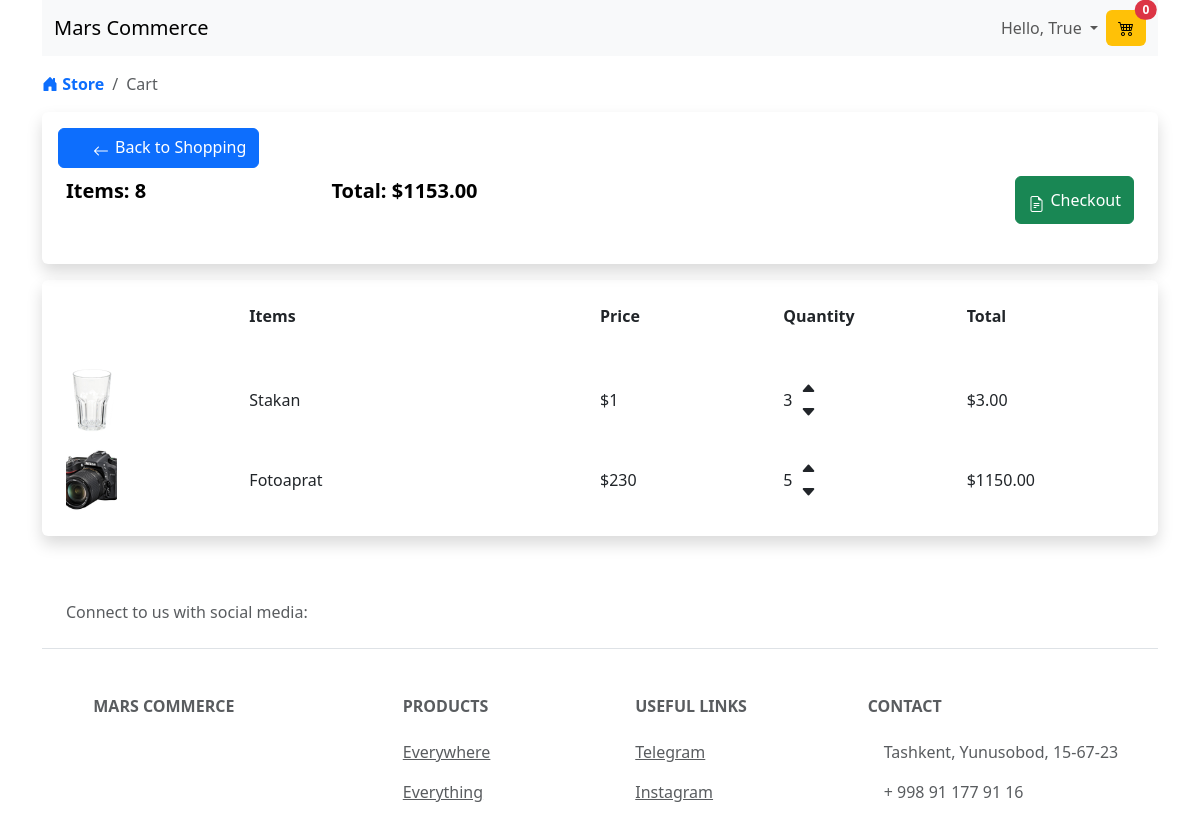
/cart/ (signed in), run on an earlier commit of the app's database.
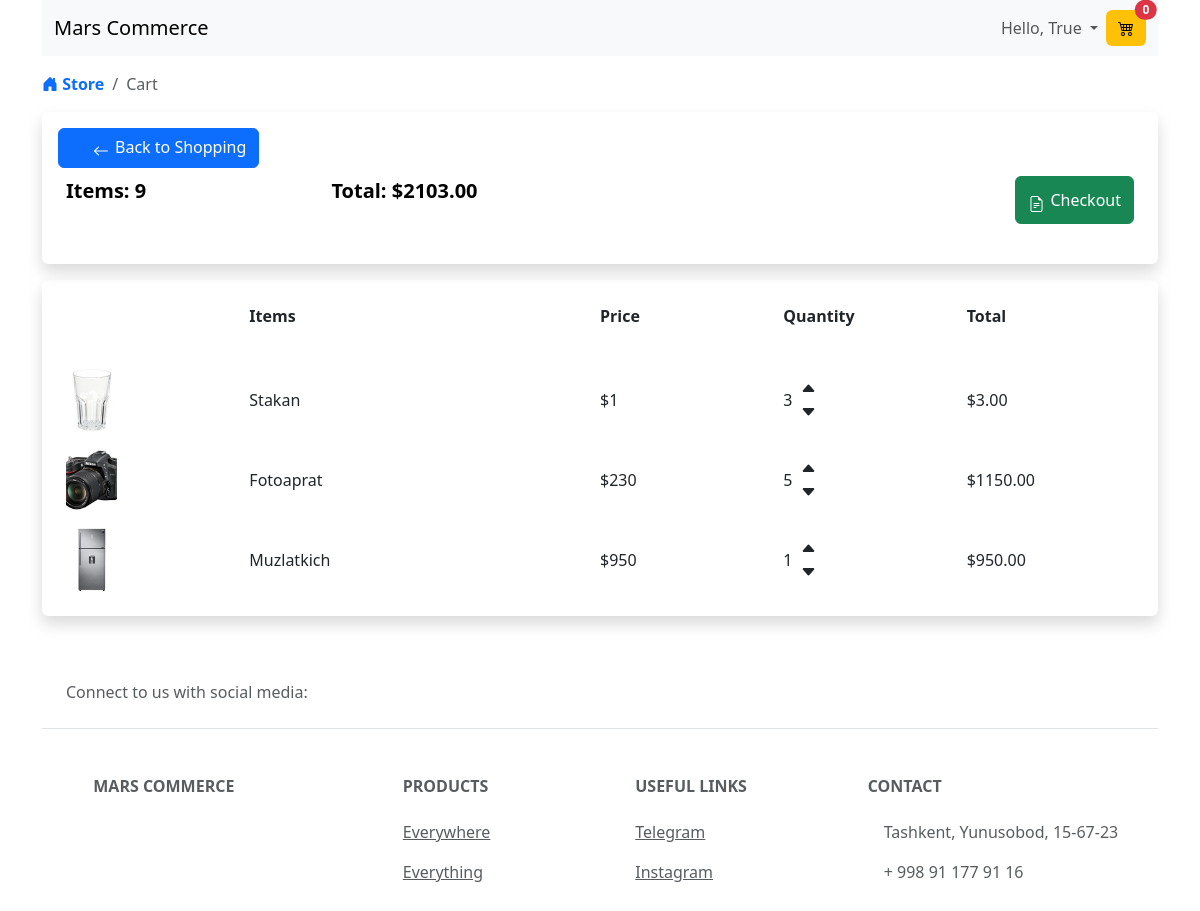
And on a later commit of the database.
### store/models.py (models this page shows, shortened)
class TimeStampedModel(models.Model):
    created_at = models.DateTimeField(auto_now_add=True)
    updated_at = models.DateTimeField(auto_now=True)
    class Meta:
        abstract = True

class Order(TimeStampedModel):
    customer = models.ForeignKey(Customer, on_delete=models.SET_NULL, blank=True, null=True)
    complete = models.BooleanField(default=False, null=True, blank=True)
    transaction_id = models.CharField(max_length=120, null=True, blank=True)
    @property
    def get_cart_total(self):
        order_items = self.orderitem_set.all()
        total = sum([item.get_items_total_price for item in order_items])
        return total
    @property
    def get_cart_items(self):
        order_items = self.orderitem_set.all()
        total = sum([item.quantity for item in order_items])
        return total

class OrderItem(TimeStampedModel):
    order = models.ForeignKey(Order, on_delete=models.SET_NULL, blank=True, null=True)
    product = models.ForeignKey(Product, on_delete=models.SET_NULL, blank=True, null=True)
    quantity = models.IntegerField(default=0, blank=True, null=True)
    @property
    def get_items_total_price(self):
        order_total = self.quantity * self.product.price
        return order_total

class Product(TimeStampedModel):
    category = models.ForeignKey(Category, on_delete=models.SET_NULL, blank=True, null=True)
    name = models.CharField(max_length=100, null=True)
    description = models.TextField(null=True, blank=True)
    docs = RichTextField(null=True, blank=True)
    image = models.ImageField(upload_to='product_img/', blank=True, null=True)
    price = models.DecimalField(decimal_places=2, max_digits=8)
    digital = models.BooleanField(default=False, null=True, blank=True)
    @property
    def image_url(self):
        try:
            url = self.image.url
        except:
            url = ''
        return url

### store/views.py (the view)
# urls.py: path('cart/', views.cart, name='cart'),
def cart(request):
    customer = request.user.customer
    order, created = Order.objects.get_or_create(customer=customer, complete=False)
    items = order.orderitem_set.all()
    cart_items = order.get_cart_items
    context = {'items': items, 'order': order, 'cartItems': cart_items}
    return render(request, 'store/cart.html', context)

### store/templates/store/cart.html (shortened to what this page needs)
{% extends 'base.html' %}
{% load static %}
{% block style %}
    <link rel="stylesheet" type="text/css" href="{% static 'store/css/cart.css' %}">
{% endblock %}
{% block breadcrumbs %}
    <li class="breadcrumb-item">
        <a class="link-body-emphasis fw-semibold text-decoration-none text-primary" href="{% url 'store:store' %}">
            <i class="bi bi-house-door-fill"></i>
            Store
        </a>
    </li>
    <li class="breadcrumb-item active" aria-current="page">
        Cart
    </li>
{% endblock %}
{% block content %}
    <div class="row mb-4">
        <div class="col-12 fs-5 sticky-top">
            <div class="shadow bg-white p-3 rounded">
                <button class="btn btn-primary">
                    <a class="icon-link icon-link-hover fs-6 text-decoration-none link-hover-white"
                       style="--bs-icon-link-transform: translate(-0.325rem, 0); --bs-link-hover-color-rgb: white; --bs-link-color-rgb: yellow;"
                       href="{% url 'store:store' %}">
                        <svg class="bi" aria-hidden="true">
                            <i class="bi bi-arrow-left"></i>
                        </svg>
                        Back to Shopping
                    </a>
                </button>
                <br>
                <table class="table">
                    <tr>
                        <th style="border: none;  text-align: start;">Items: {{ order.get_cart_items }}</th>
                        <th style="border: none; text-align: start;">Total: ${{ order.get_cart_total }}</th>
                        <th style="border: none">
                            <a class="btn btn-success float-end icon-link icon-link-hover d-flex align-items-center"
                               href="{% url 'store:checkout' %}"
                               style="--bs-icon-link-transform: translate3d(0, -.125rem, 0); height: 3rem;">
                                <i class="bi bi-file-earmark-text"></i>
                                Checkout
                            </a>
                        </th>
                    </tr>
                </table>
            </div>
        </div>
        <div class="col-12 my-3">
            <div class="shadow bg-white p-3 rounded">
                <div class="display-flex fs-6">
                    <div class="p-2 flex-1"></div>
                    <div class="p-2 flex-2 fw-bold">Items</div>
                    <div class="p-2 flex-1 fw-bold">Price</div>
                    <div class="p-2 flex-1 fw-bold">Quantity</div>
                    <div class="p-2 flex-1 fw-bold">Total</div>
                </div>
                <br>
                {% for item in items %}
                <div class="display-flex bg-hover align-items-center">
                    <div class="p-2 flex-1 image-zoom">
                        <img class="img-fluid img_card object-fit-cover rounded"
                             src="{{ item.product.image_url }}" alt="rasm">
                    </div>
                    <div class="p-2 flex-2">{{ item.product.name }}</div>
                    <div class="p-2 flex-1">${{ item.product.price|floatformat:0 }}</div>
                    <div class="d-flex align-items-center p-2 flex-1">
                        <span>{{ item.quantity }}</span>
                        <span>
                        <div class="p-2">
                            <i class="bi bi-caret-up-fill"></i>
                            <br>
                            <i class="bi bi-caret-down-fill"></i>
                        </div>
                    </span>
                    </div>
                    <div class="p-2 flex-1">${{ item.get_items_total_price }}</div>
                </div>
                {% endfor %}
            </div>
        </div>
    </div>
{% endblock %}

### templates/base.html (shortened to what this page needs)
<!doctype html>
{% load static %}
{% load crispy_forms_tags %}
<html lang="en">
<head>
    <link href="https://cdn.jsdelivr.net/npm/bootstrap@5.3.3/dist/css/bootstrap.min.css" rel="stylesheet"
>
    <link rel="stylesheet" href="https://cdn.jsdelivr.net/npm/bootstrap-icons@1.11.3/font/bootstrap-icons.min.css">
    {% block style %} {% endblock %}
</head>
<body>
<div class="container">
    {% include 'core/navbar.html' %}
    <nav aria-label="breadcrumb">
        <ol class="breadcrumb breadcrumb-chevron rounded mt-3">
            {% block breadcrumbs %}{% endblock %}
        </ol>
    </nav>
    {% block content %}
    {% endblock %}
    {% include 'core/footer.html' %}
</div>
</body>
</html>

### templates/core/navbar.html (shortened to what this page needs)
<nav class="navbar navbar-expand-lg bg-body-tertiary">
    <div class="container-fluid">
        <a class="navbar-brand" href="#">Mars Commerce</a>
        <div class="collapse navbar-collapse" id="navbarColor01">
            <ul class="navbar-nav ms-auto">
                <li class="nav-item dropdown">
                    <a class="nav-link dropdown-toggle" data-bs-toggle="dropdown" href="#" role="button"
                       aria-haspopup="true" aria-expanded="false">
                        Hello, {{ user.is_authenticated | default:'Guest' }}
                    </a>
                </li>
            </ul>
            <a type="button" class="btn btn-warning border-0 position-relative d-none d-sm-none d-md-none d-lg-block d-xl-block d-xxl-block" href="{% url 'store:cart' %}">
                <i class="bi bi-cart4"></i>
                <span class="position-absolute top-0 start-100 translate-middle badge rounded-pill bg-danger"> 0 </span>
            </a>
        </div>
    </div>
</nav>

### templates/core/footer.html (shortened to what this page needs)
<footer class="text-center text-lg-start text-muted">
  <section class="d-flex justify-content-center justify-content-lg-between p-4 border-bottom">
    <div class="me-5 d-none d-lg-block">
      <span>Connect to us with social media:</span>
    </div>
    <div>
    </div>
  </section>
  <section class="">
    <div class="container text-center text-md-start mt-5">
      <div class="row mt-3">
        <div class="col-md-3 col-lg-4 col-xl-3 mx-auto mb-4">
          <h6 class="text-uppercase fw-bold mb-4">
            Mars Commerce
          </h6>
        </div>
        <div class="col-md-2 col-lg-2 col-xl-2 mx-auto mb-4">
          <h6 class="text-uppercase fw-bold mb-4">
            Products
          </h6>
          <p>
            <a href="" class="text-reset">Everywhere</a>
          </p>
          <p>
            <a href="" class="text-reset">Everything</a>
          </p>
        </div>
        <div class="col-md-3 col-lg-2 col-xl-2 mx-auto mb-4">
          <h6 class="text-uppercase fw-bold mb-4">
            Useful links
          </h6>
          <p>
            <a href="https://t.me/careerpy" class="text-reset" target="_blank">Telegram</a>
          </p>
          <p>
            <a href="https://www.instagram.com/uz_back_dev/" class="text-reset" target="_blank">Instagram</a>
          </p>
        </div>
        <div class="col-md-4 col-lg-3 col-xl-3 mx-auto mb-md-0 mb-4">
          <h6 class="text-uppercase fw-bold mb-4">Contact</h6>
          <p> Tashkent, Yunusobod, 15-67-23</p>
          <p> + 998 91 177 91 16</p>
        </div>
      </div>
    </div>
  </section>
</footer>

### store/static/store/css/cart.css (style rules this page uses)
* { padding: 0; margin: 0; box-sizing: border-box; }
.display-flex { display: flex!important; }
.bg-hover { transition: all 0.1s ease-in-out; }
.flex-2 { flex: 2; }
.flex-1 { flex: 1; }
.img_card { height: 4rem; width: 3.2rem; }

### templates/base.html (style rules this page uses)
th { text-align: center; }
th, td { border: 1px solid black; padding: 10px; }

What changed in the data, as far as the page shows it:
computed for Order: get_cart_items "8" → "9"; get_cart_total "1153.00" → "2103.00"
added OrderItem: product.image_url (picture), product.name "Muzlatkich", product.price "950", quantity "1", get_items_total_price "950.00"
